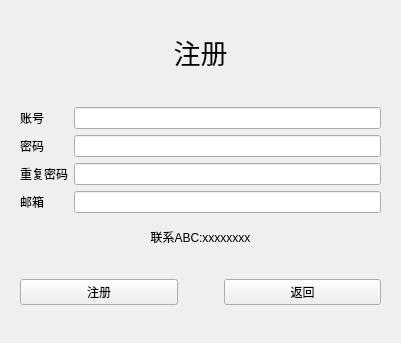
<?xml version="1.0" encoding="UTF-8"?>
<ui version="4.0">
 <class>RegisterPage</class>
 <widget class="QWidget" name="RegisterPage">
  <property name="geometry">
   <rect>
    <x>0</x>
    <y>0</y>
    <width>401</width>
    <height>343</height>
   </rect>
  </property>
  <property name="windowTitle">
   <string>Form</string>
  </property>
  <layout class="QVBoxLayout" name="verticalLayout">
   <item>
    <widget class="QLabel" name="label">
     <property name="font">
      <font>
       <pointsize>20</pointsize>
      </font>
     </property>
     <property name="text">
      <string>注册</string>
     </property>
     <property name="alignment">
      <set>Qt::AlignCenter</set>
     </property>
    </widget>
   </item>
   <item>
    <widget class="QWidget" name="widget" native="true">
     <layout class="QFormLayout" name="formLayout">
      <item row="0" column="0">
       <widget class="QLabel" name="label_2">
        <property name="text">
         <string>账号</string>
        </property>
       </widget>
      </item>
      <item row="0" column="1">
       <widget class="QLineEdit" name="lineEdit"/>
      </item>
      <item row="1" column="0">
       <widget class="QLabel" name="label_3">
        <property name="text">
         <string>密码</string>
        </property>
       </widget>
      </item>
      <item row="1" column="1">
       <widget class="QLineEdit" name="lineEdit_2">
        <property name="echoMode">
         <enum>QLineEdit::Password</enum>
        </property>
       </widget>
      </item>
      <item row="2" column="0">
       <widget class="QLabel" name="label_4">
        <property name="text">
         <string>重复密码</string>
        </property>
       </widget>
      </item>
      <item row="2" column="1">
       <widget class="QLineEdit" name="lineEdit_3">
        <property name="echoMode">
         <enum>QLineEdit::Password</enum>
        </property>
       </widget>
      </item>
      <item row="3" column="0">
       <widget class="QLabel" name="label_5">
        <property name="text">
         <string>邮箱</string>
        </property>
       </widget>
      </item>
      <item row="3" column="1">
       <widget class="QLineEdit" name="lineEdit_4"/>
      </item>
     </layout>
    </widget>
   </item>
   <item>
    <widget class="QLabel" name="label_6">
     <property name="sizePolicy">
      <sizepolicy hsizetype="Preferred" vsizetype="Fixed">
       <horstretch>0</horstretch>
       <verstretch>0</verstretch>
      </sizepolicy>
     </property>
     <property name="text">
      <string>联系ABC:xxxxxxxx</string>
     </property>
     <property name="alignment">
      <set>Qt::AlignCenter</set>
     </property>
    </widget>
   </item>
   <item>
    <widget class="QWidget" name="widget_2" native="true">
     <layout class="QHBoxLayout" name="horizontalLayout">
      <item>
       <widget class="QPushButton" name="pushButton">
        <property name="text">
         <string>注册</string>
        </property>
       </widget>
      </item>
      <item>
       <spacer name="horizontalSpacer">
        <property name="orientation">
         <enum>Qt::Horizontal</enum>
        </property>
        <property name="sizeType">
         <enum>QSizePolicy::Fixed</enum>
        </property>
        <property name="sizeHint" stdset="0">
         <size>
          <width>40</width>
          <height>20</height>
         </size>
        </property>
       </spacer>
      </item>
      <item>
       <widget class="QPushButton" name="pushButton_2">
        <property name="text">
         <string>返回</string>
        </property>
       </widget>
      </item>
     </layout>
    </widget>
   </item>
  </layout>
 </widget>
 <resources/>
 <connections/>
</ui>
